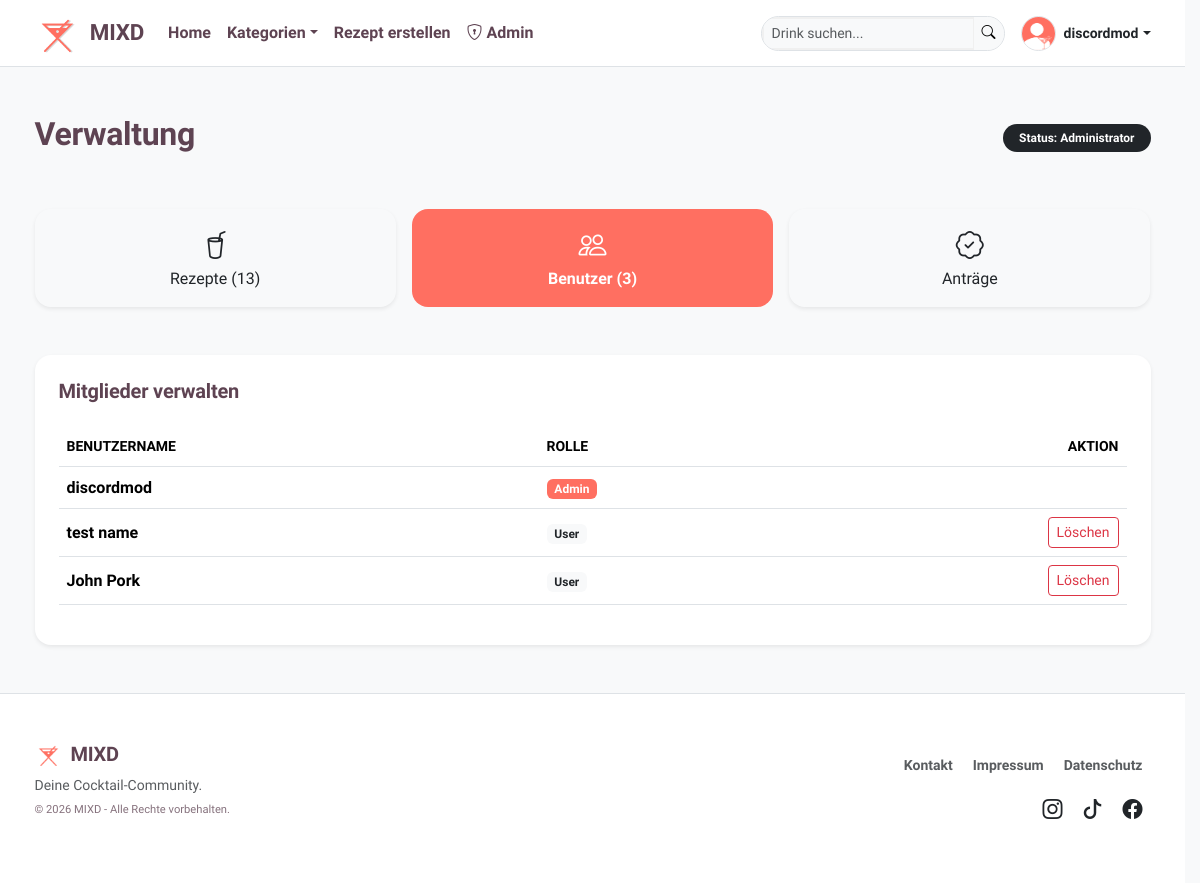
The app's page /admin_dashboard.php?tab=users (signed in), older data.
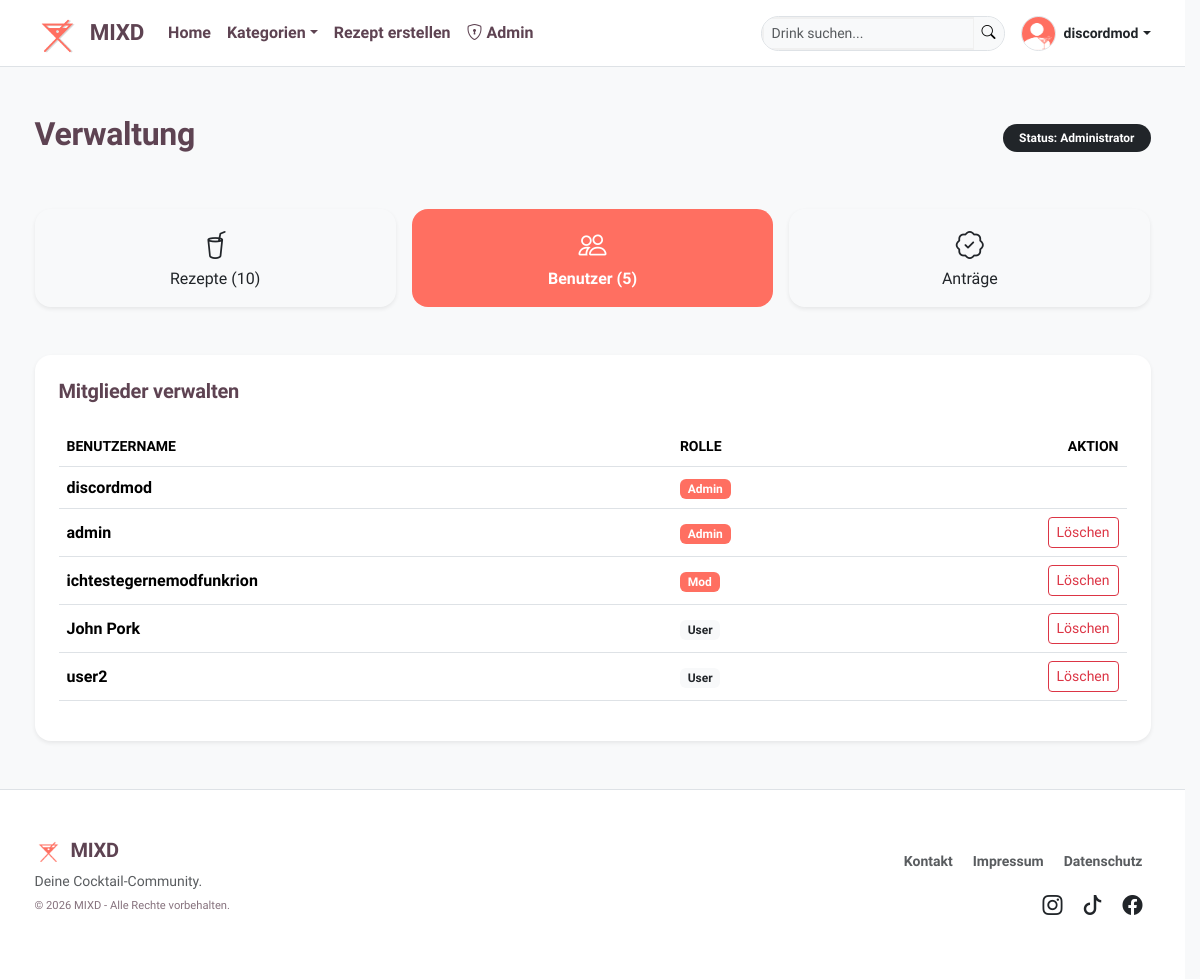
The same page, newer data.
### tables this page shows
CREATE TABLE `users` (
  `userid` int(11) UNSIGNED NOT NULL,
  `benutzername` varchar(30) NOT NULL,
  `email` varchar(30) NOT NULL,
  `profile_image` varchar(255) DEFAULT 'resources/images/default_profile.png',
  `passwort` varchar(255) NOT NULL,
  `role` int(11) NOT NULL DEFAULT 1,
  `is_barkeeper` tinyint(1) DEFAULT 0
);

### admin_dashboard.php (the view, shortened to what this page needs)
<?php
require_once "util/dbutil.php";
$activeTab = $_GET['tab'] ?? "rezepte";
$totalRecipes = $conn->query("SELECT COUNT(*) FROM recipes")->fetch_row()[0];
$totalUsers   = $conn->query("SELECT COUNT(*) FROM users")->fetch_row()[0];
?>
<!DOCTYPE html>
<html lang="de">
<head>
    <?php include "includes/head-includes.php"; ?>
</head>
<body class="bg-light d-flex flex-column min-vh-100">
    <?php include "includes/navbar.php"; ?>
    <main class="container py-5">
        <div class="d-flex justify-content-between align-items-center mb-5">
            <h2 class="fw-bold">Verwaltung</h2>
            <span class="badge bg-dark rounded-pill px-3 py-2">
                Status: <?= ($_SESSION['user_role'] == 3 ? 'Administrator' : 'Moderator') ?>
            </span>
        </div>
        <div class="row g-3 mb-5">
            <div class="col-md-4">
                <a href="admin_dashboard.php?tab=rezepte"
                   class="btn <?= ($activeTab == 'rezepte' ? 'btn-primary' : 'btn-white shadow-sm') ?> w-100 p-3 rounded-4 border-0">
                    <i class="bi bi-cup-straw d-block fs-3"></i>
                    Rezepte (<?= $totalRecipes ?>)
                </a>
            </div>
            <?php if($_SESSION['user_role'] == 3): ?>
            <div class="col-md-4">
                <a href="admin_dashboard.php?tab=users"
                   class="btn <?= ($activeTab == 'users' ? 'btn-primary' : 'btn-white shadow-sm') ?> w-100 p-3 rounded-4 border-0">
                    <i class="bi bi-people d-block fs-3"></i>
                    Benutzer (<?= $totalUsers ?>)
                </a>
            </div>
            <div class="col-md-4">
                <a href="admin_dashboard.php?tab=verification"
                   class="btn <?= ($activeTab == 'verification' ? 'btn-primary' : 'btn-white shadow-sm') ?> w-100 p-3 rounded-4 border-0 position-relative">
                    <i class="bi bi-patch-check d-block fs-3"></i>
                    Anträge
                </a>
            </div>
            <?php endif; ?>
        </div>
        <?php if ($activeTab == 'users' && $_SESSION['user_role'] == 3): ?>
        <div class="card border-0 shadow-sm rounded-4 p-4">
            <h5 class="fw-bold mb-4">Mitglieder verwalten</h5>
            <table class="table table-hover align-middle">
                <thead>
                    <tr class="text-muted small">
                        <th>BENUTZERNAME</th>
                        <th>ROLLE</th>
                        <th class="text-end">AKTION</th>
                    </tr>
                </thead>
                <tbody>
                    <?php
                    $resUser = $conn->query("SELECT userid, benutzername, role FROM users ORDER BY role DESC");
                    while($user = $resUser->fetch_assoc()): ?>
                    <tr>
                        <td class="fw-bold"><?= htmlspecialchars($user['benutzername']) ?></td>
                        <td>
                            <span class="badge <?= ($user['role'] >= 2 ? 'bg-primary' : 'bg-light text-dark') ?>">
                                <?= ($user['role'] == 3 ? 'Admin' : ($user['role'] == 2 ? 'Mod' : 'User')) ?>
                            </span>
                        </td>
                        <td class="text-end">
                            <?php if($user['userid'] != $_SESSION['userid']): ?>
                                <a href="util/admin_actions.php?action=delete_user&id=<?= $user['userid'] ?>"
                                   class="btn btn-sm btn-outline-danger"
                                   onclick="return confirm('Benutzer unwiderruflich löschen?')">Löschen</a>
                            <?php endif; ?>
                        </td>
                    </tr>
                    <?php endwhile; ?>
                </tbody>
            </table>
        </div>
        <?php endif; ?>
    </main>
    <?php include "includes/footer.php"; ?>
</body>
</html>

### includes/head-includes.php (shortened to what this page needs)
<link rel="stylesheet" href="styling/bootstrap/css/bootstrap.min.css">
<link rel="stylesheet" href="https://cdn.jsdelivr.net/npm/bootstrap-icons@1.11.0/font/bootstrap-icons.css">
<link rel="stylesheet" href="styling/custom/base.css">
<link rel="stylesheet" href="styling/custom/navigation.css">
<link rel="stylesheet" href="styling/custom/cards.css">
<link rel="stylesheet" href="styling/custom/content.css">
<link rel="stylesheet" href="styling/custom/forms.css">

### includes/navbar.php (shortened to what this page needs)
<?php
$navigationProfilePicture = "resources/images/placeholders/default_profile.png";
if (isset($_SESSION['userid'])) {
    include_once "util/dbutil.php";
    $id = $_SESSION['userid'];
    $stmt = $conn->prepare("SELECT profile_image FROM users WHERE userid = ?");
    $stmt->bind_param("i", $id);
    $stmt->execute();
    $result = $stmt->get_result();
    $row = $result->fetch_array();
    if ($row && !empty($row['profile_image'])) {
        $navigationProfilePicture = $row['profile_image'];
    }
}
?>
<nav class="navbar navbar-expand-lg bg-white border-bottom sticky-top py-2">
    <div class="container">
        <a class="navbar-brand fw-bold d-flex align-items-center" href="index.php">
            <img src="resources/images/logos/mixdXschatten.png" alt="MIXD Logo" class="navbar-logo">
            <span class="ms-2 navbar-brand-text">MIXD</span>
        </a>
        <div class="collapse navbar-collapse" id="navContent">
            <ul class="navbar-nav me-auto">
                <li class="nav-item"><a class="nav-link" href="index.php">Home</a></li>
                <li class="nav-item dropdown">
                    <a class="nav-link dropdown-toggle" href="#" data-bs-toggle="dropdown">Kategorien</a>
                </li>
                <li class="nav-item"><a class="nav-link" href="create_recipe.php">Rezept erstellen</a></li>
                <?php if (isset($_SESSION['user_role']) && $_SESSION['user_role'] >= 2): ?>
                    <li class="nav-item">
                        <a class="nav-link fw-bold text-danger" href="admin_dashboard.php">
                            <i class="bi bi-shield-lock"></i> Admin
                        </a>
                    </li>
                <?php endif; ?>
            </ul>
            <div class="d-flex align-items-center">
                <form class="d-flex me-3" action="search.php" method="GET">
                    <div class="input-group input-group-sm search-group-custom">
                        <input class="form-control search-input-custom" type="search" name="query" placeholder="Drink suchen...">
                        <button class="btn btn-light border-0" type="submit"><i class="bi bi-search"></i></button>
                    </div>
                </form>
                <div class="dropdown">
                    <a href="#" class="d-flex align-items-center text-decoration-none dropdown-toggle text-dark" data-bs-toggle="dropdown">
                        <?php if (isset($_SESSION['userid'])): ?>
                            <img src="<?= htmlspecialchars($navigationProfilePicture) ?>" alt="Profil"
                                 class="rounded-circle border nav-profile-img">
                            <span class="ms-2 d-none d-sm-inline small fw-bold">
                                <?= htmlspecialchars($_SESSION['user'] ?? 'Profil') ?>
                            </span>
                        <?php else: ?>
                            <div class="rounded-circle border nav-profile-placeholder">
                                <i class="bi bi-person"></i>
                            </div>
                        <?php endif; ?>
                    </a>
                </div>
            </div>
        </div>
    </div>
</nav>

### includes/footer.php (shortened to what this page needs)
<footer id="main-app-footer" class="mt-auto py-5">
    <div class="container">
        <div class="row align-items-center">
            <div class="col-md-6 text-center text-md-start mb-4 mb-md-0">
                <div class="d-flex align-items-center justify-content-center justify-content-md-start mb-2">
                    <img src="resources/images/logos/mixdXpink.png" alt="MIXD Logo" class="footer-logo me-2">
                    <h5 class="fw-bold mb-0">MIXD</h5>
                </div>
                <p class="small text-muted mb-0">Deine Cocktail-Community.</p>
                <p class="footer-copyright mt-1">
                    &copy; <?= date("Y") ?> MIXD - Alle Rechte vorbehalten.
                </p>
            </div>
            <div class="col-md-6 text-center text-md-end">
                <nav class="mb-3">
                    <a href="support.php" class="text-muted text-decoration-none mx-2 small fw-bold footer-link">Kontakt</a>
                    <a href="imprint.php" class="text-muted text-decoration-none mx-2 small fw-bold footer-link">Impressum</a>
                    <a href="privacy.php" class="text-muted text-decoration-none mx-2 small fw-bold footer-link">Datenschutz</a>
                </nav>
                <div class="social-links-container">
                    <a href="https://www.instagram.com/technikum_wien/" target="_blank" class="text-dark mx-2 fs-5 social-icon"><i class="bi bi-instagram"></i></a>
                    <a href="#" target="_blank" class="text-dark mx-2 fs-5 social-icon"><i class="bi bi-tiktok"></i></a>
                    <a href="#" class="text-dark mx-2 fs-5 social-icon"><i class="bi bi-facebook"></i></a>
                </div>
            </div>
        </div>
    </div>
</footer>

### styling/custom/base.css (style rules this page uses)
:root { --primary-accent: #ff6f61; --secondary-accent: #5e4352; --muted-teal: #587b7f; --bg-light: #F7F7F7; --text-dark: #5e4352; }
html { scrollbar-gutter: stable; overflow-y: scroll; }
body { font-family: 'Quicksand', sans-serif; font-weight: 500; color: var(--secondary-accent); background-color: #ffffff; display: flex; flex-direction: column; min-height: 100vh; line-height: 1.6; -webkit-font-smoothing: antialiased; }
h1, h2, h3, h4, h5, h6 { font-family: 'Quicksand', sans-serif; font-weight: 700 !important; letter-spacing: -0.01em; color: var(--secondary-accent) !important; }
.navbar-brand { font-family: 'Quicksand', sans-serif; font-weight: 700 !important; letter-spacing: -0.01em; color: var(--primary-accent) !important; }
.bg-primary { background-color: var(--primary-accent) !important; }
.btn-primary { background-color: var(--primary-accent) !important; border-color: var(--primary-accent) !important; color: #ffffff !important; border-radius: 50px; font-weight: 600; transition: all 0.3s ease; }
a { color: var(--primary-accent); text-decoration: none; transition: all 0.2s ease; font-weight: 600; }

### styling/custom/navigation.css (style rules this page uses)
.navbar-brand { font-size: 1.4rem; font-weight: 700; color: var(--secondary-accent) !important; }
.navbar-logo { height: 40px; }
.nav-link { color: var(--secondary-accent) !important; font-weight: 600; transition: all 0.2s ease; padding: 0.5rem 1rem; }
.nav-profile-img, .nav-profile-placeholder { width: 35px; height: 35px; object-fit: cover; border-radius: 50%; border: 1px solid #eee; }
.navbar a { text-decoration: none !important; }

### styling/custom/content.css (style rules this page uses)
#main-app-footer { background-color: #ffffff; border-top: 1px solid #dee2e6; }
.footer-copyright { font-size: 0.7rem; opacity: 0.75; }
.footer-logo { height: 24px; }
.footer-link { transition: color 0.2s ease; }
.social-icon { transition: transform 0.2s ease, color 0.2s ease; }

### styling/custom/forms.css (style rules this page uses)
.form-control, .form-select, .form-control-custom { font-family: 'Quicksand', sans-serif; border-radius: 12px; padding: 0.75rem 1rem; border: 2px solid #f0f0f0 !important; background-color: #f8f9fa !important; transition: all 0.2s ease-in-out; }
.search-group-custom { border-radius: 50rem; overflow: hidden; background-color: #f8f9fa; border: 1px solid #dee2e6; }

Row changes from the older to the newer data that the page shows:
removed users: benutzername "test name", shows "User"
added users: benutzername "admin", shows "Admin"
added users: benutzername "ichtestegernemodfunkrion", shows "Mod"
added users: benutzername "user2", shows "User"
Text that changed along with them:
$totalRecipes: "13" → "10"
$totalUsers: "3" → "5"
